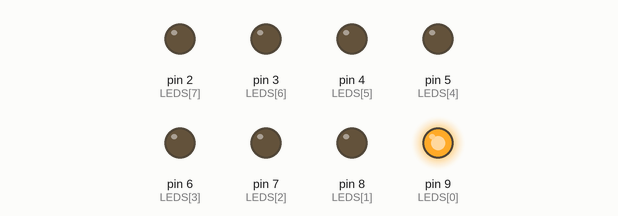
Recording of a sketch running on a simulated Arduino Uno, built with avr-gcc and run on an emulated ATmega328P. On the bench: output pins drawn as LEDs (lit = HIGH).

Above: at 0.5 s.
At 2.5 s:
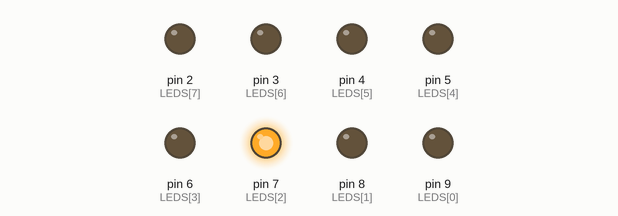
At 3.5 s:
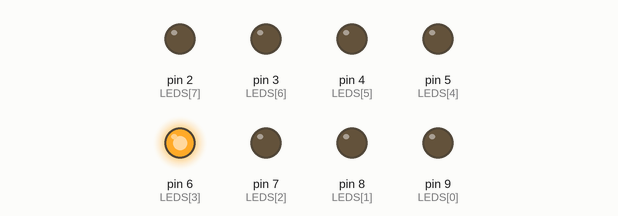
At 4.5 s:
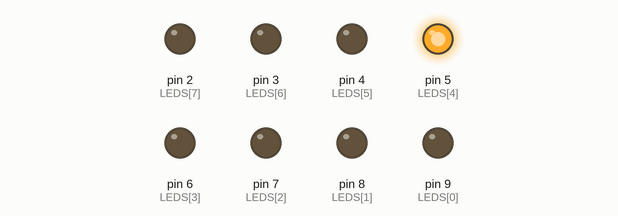
At 6.5 s:
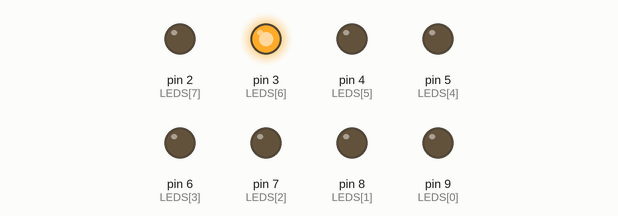
At 9.5 s:
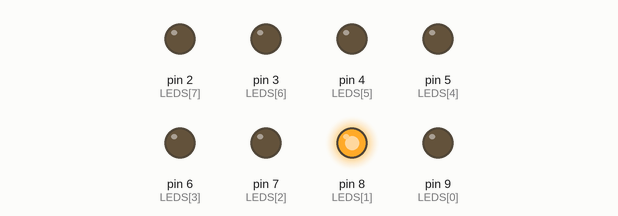
Timing chart, 0 to 10.4 s (numbered marks = the images above):
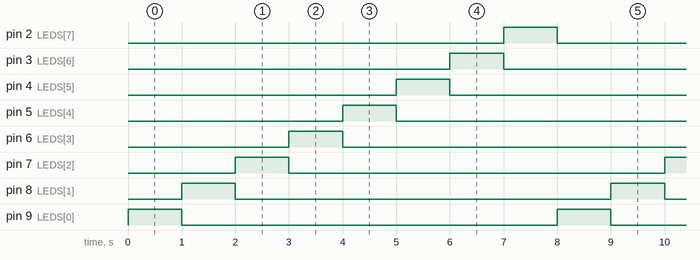

Measured:
- by itself, pin 2 (LEDS[7]), pin 3 (LEDS[6]), pin 4 (LEDS[5]), pin 5 (LEDS[4]), pin 6 (LEDS[3]), pin 7 (LEDS[2]), pin 8 (LEDS[1]), pin 9 (LEDS[0]): alternates HIGH for 1.0 s and LOW for 7.0 s
- by itself, everything shown: repeats every 8.0 s, in 8 steps

The sketch:

beg_ogon_timer.ino
```cpp
#include <MsTimer2.h> // підключення бібліотеки для використання переривань по таймеру

byte LEDS[8] = {9, 8, 7, 6, 5, 4, 3, 2}; // піни для підключення світлодіодів
int n = 0; // лічильник номеру світлодіоду, який буде вмикатися, початковий - 0
int w_time = 1000; // час світіння світлодіоду в мілісекундах

void setup() {
  for (int i=0; i<=7; i++) { // задання пінів на вихід через цикл
    pinMode (LEDS[i], OUTPUT);
    digitalWrite(LEDS[i], LOW);
  }
  digitalWrite(LEDS[n], HIGH); // ввімкнути перший світлодіод

  MsTimer2::set(w_time, changeLed); // задаємо виклик функції changeLed з інтервалом w_time
  MsTimer2::start(); // дозволяємо переривання по таймеру
}

void loop() {
  // будь який-код...
}

// переривання
void  changeLed() {
  digitalWrite(LEDS[n], LOW); // погасити попередній світлодіод
  if (n < 7) { // якщо лічильник світлодіодів не переповнений (менше 7)
    n = n + 1;  // інкрементувати лічильник
  }
  else { // якщо лічильник переповнився
    n = 0; // обнулити лічильник
  }
  digitalWrite(LEDS[n], HIGH); // ввімкнути наступний світлодіод
}
```
